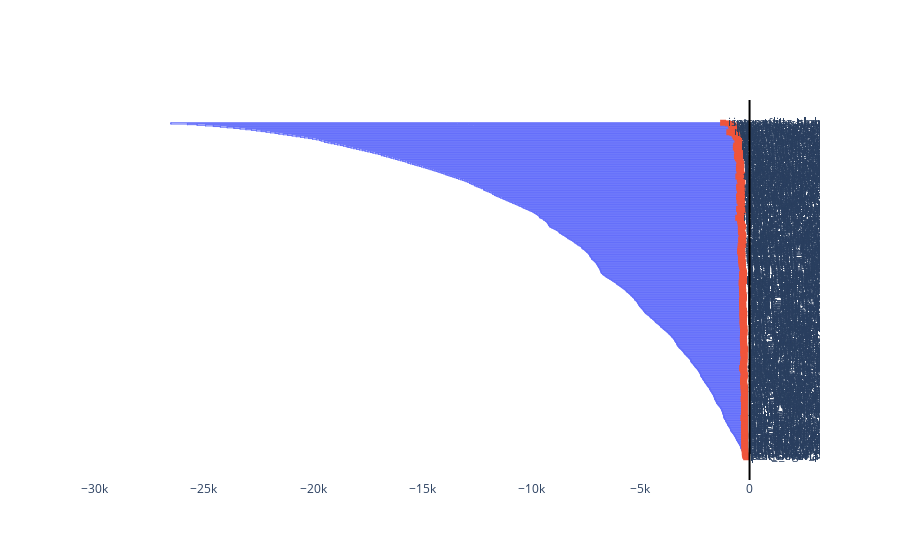

Notebook source saved alongside this figure:
### Code cell
dendro(linkage, slugs)

### Figure 1 — Plotly figure (JSON) as saved in the notebook; plotly's stock layout.template omitted (floating-point values rounded to 4 significant figures; data arrays with more than 128 entries replaced by an {"elided": "..."} marker saying what was removed)
{"data": [{"hoverinfo": "none", "hovertext": {"elided": "2641 null values"}, "line": {"width": 1}, "marker": {"size": 1}, "mode": "lines+markers", "type": "scatter", "x": {"elided": "2641 int values"}, "y": {"elided": "2641 float values"}}, {"hoverinfo": "skip", "marker": {"cmin": 0, "symbol": "square"}, "mode": "markers+text", "text": {"elided": "529 str values"}, "textposition": "middle right", "type": "scatter", "x": {"elided": "529 int values"}, "y": {"elided": "529 int values"}}], "layout": {"autosize": true, "dragmode": "pan", "plot_bgcolor": "white", "shapes": [{"line": {"color": "black"}, "type": "line", "x0": 0, "x1": 0, "xref": "x", "y0": 0, "y1": 1, "yref": "y domain"}], "showlegend": false, "uirevision": "yes", "xaxis": {"autorange": false, "range": [-30680.0, 3228.0], "type": "linear"}, "yaxis": {"autorange": true, "range": [-328.3, 5618.0], "type": "linear", "visible": false}}}
